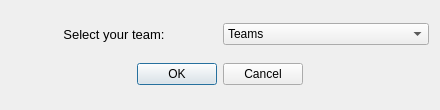
<?xml version="1.0" encoding="UTF-8"?>
<ui version="4.0">
    <class>open_team_dialog</class>
    <widget class="QDialog" name="open_team_dialog">
        <property name="geometry">
            <rect>
                <x>0</x>
                <y>0</y>
                <width>440</width>
                <height>110</height>
            </rect>
        </property>
        <property name="minimumSize">
            <size>
                <width>440</width>
                <height>110</height>
            </size>
        </property>
        <property name="maximumSize">
            <size>
                <width>440</width>
                <height>110</height>
            </size>
        </property>
        <property name="windowTitle">
            <string>Open Teams</string>
        </property>
        <property name="windowIcon">
            <iconset>
                <normaloff>ball.png</normaloff>ball.png
            </iconset>
        </property>
        <layout class="QVBoxLayout" name="verticalLayout">
            <item>
                <layout class="QHBoxLayout" name="horizontalLayout">
                    <item>
                        <widget class="QLabel" name="label">
                            <property name="font">
                                <font>
                                    <pointsize>10</pointsize>
                                </font>
                            </property>
                            <property name="text">
                                <string>Select your team:</string>
                            </property>
                            <property name="alignment">
                                <set>Qt::AlignCenter</set>
                            </property>
                        </widget>
                    </item>
                    <item>
                        <widget class="QComboBox" name="team_select_dropdown">
                            <item>
                                <property name="text">
                                    <string>Teams</string>
                                </property>
                            </item>
                        </widget>
                    </item>
                </layout>
            </item>
            <item>
                <layout class="QHBoxLayout" name="horizontalLayout_2">
                    <item>
                        <spacer name="horizontalSpacer">
                            <property name="orientation">
                                <enum>Qt::Horizontal</enum>
                            </property>
                            <property name="sizeHint" stdset="0">
                                <size>
                                    <width>40</width>
                                    <height>20</height>
                                </size>
                            </property>
                        </spacer>
                    </item>
                    <item>
                        <widget class="QPushButton" name="pushButton">
                            <property name="text">
                                <string>OK</string>
                            </property>
                        </widget>
                    </item>
                    <item>
                        <widget class="QPushButton" name="pushButton_2">
                            <property name="text">
                                <string>Cancel</string>
                            </property>
                        </widget>
                    </item>
                    <item>
                        <spacer name="horizontalSpacer_3">
                            <property name="orientation">
                                <enum>Qt::Horizontal</enum>
                            </property>
                            <property name="sizeHint" stdset="0">
                                <size>
                                    <width>40</width>
                                    <height>20</height>
                                </size>
                            </property>
                        </spacer>
                    </item>
                </layout>
            </item>
        </layout>
    </widget>
    <resources/>
    <connections>
        <connection>
            <sender>pushButton</sender>
            <signal>clicked()</signal>
            <receiver>team_select_dropdown</receiver>
            <slot>clear()</slot>
            <hints>
                <hint type="sourcelabel">
                    <x>142</x>
                    <y>83</y>
                </hint>
                <hint type="destinationlabel">
                    <x>246</x>
                    <y>38</y>
                </hint>
            </hints>
        </connection>
        <connection>
            <sender>pushButton_2</sender>
            <signal>clicked()</signal>
            <receiver>open_team_dialog</receiver>
            <slot>reject()</slot>
            <hints>
                <hint type="sourcelabel">
                    <x>223</x>
                    <y>83</y>
                </hint>
                <hint type="destinationlabel">
                    <x>266</x>
                    <y>0</y>
                </hint>
            </hints>
        </connection>
        <connection>
            <sender>team_select_dropdown</sender>
            <signal>activated(QString)</signal>
            <receiver>open_team_dialog</receiver>
            <slot>open()</slot>
            <hints>
                <hint type="sourcelabel">
                    <x>340</x>
                    <y>37</y>
                </hint>
                <hint type="destinationlabel">
                    <x>367</x>
                    <y>131</y>
                </hint>
            </hints>
        </connection>
    </connections>
</ui>
